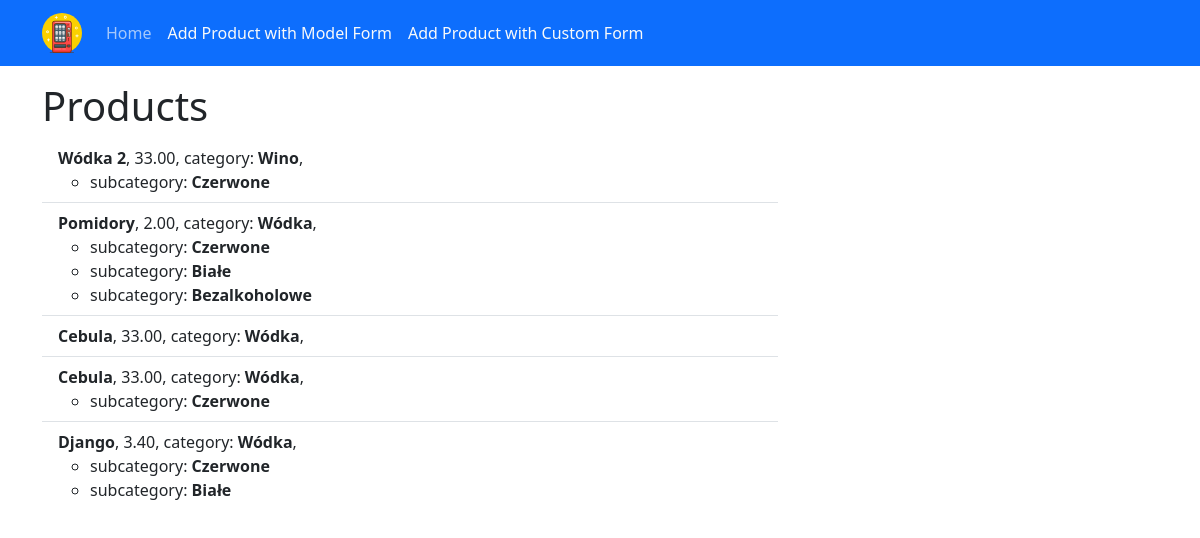
The page / on the database its author committed.
### products/models.py (models this page shows, shortened)
class Product(models.Model):
    name = models.CharField(max_length=50)
    prize = models.DecimalField(decimal_places=2, max_digits=9)
    description = models.TextField()
    category = models.ForeignKey('Category', on_delete=models.CASCADE, related_name='products')
    subcategory = models.ManyToManyField('SubCategory', related_name='products')

class Category(models.Model):
    name = models.CharField(max_length=20)
    def __str__(self):
        return self.name
    class Meta:
        verbose_name_plural = 'Categories'

class SubCategory(models.Model):
    name = models.CharField(max_length=20)
    def __str__(self):
        return self.name
    class Meta:
        verbose_name_plural = 'Subcategories'

### products/views.py (the view)
# urls.py: path('', views.HomeView.as_view(), name='home'),
class HomeView(generic.ListView):
    queryset = models.Product.objects.all()
    template_name = 'products/home.html'
    context_object_name = 'products'

### products/templates/products/home.html
{% extends 'base.html' %}
{% block container %}
    <h1>Products</h1>
    <ul class="list-group list-group-flush">
        {% for product in products %}
            <li class="list-group-item"><b>{{ product.name }}</b>, {{ product.prize }}, category: <b>{{ product.category }}</b>,
                <ul>
                    {% for subcategory in product.subcategory.all %}
                        <li>subcategory: <b>{{ subcategory }}</b></li>
                    {% endfor %}
                </ul>
            </li>
        {% empty %}
            <p>No products found!</p>
        {% endfor %}
    </ul>
{% endblock %}

### templates/base.html (shortened to what this page needs)
{% load static %}
<!doctype html>
<html lang="en">
<head>
    <link rel="stylesheet" href="{% static 'css/bootstrap.min.css' %}">
    <link rel="stylesheet" href="{% static 'css/main.css' %}">
</head>
<body>
{% include 'partials/_nav.html' %}
<div class="container mt-3">
    <div class="row">
        <div class="col-12 col-md-8">
            {% block container %}
            {% endblock %}
        </div>
        <aside class="col-12 col-md-4">
        </aside>
    </div>
</div>
</body>
</html>

### templates/partials/_nav.html (shortened to what this page needs)
{% load static %}
<nav class="navbar navbar-expand-md bg-primary" data-bs-theme="dark">
    <div class="container">
        <a class="navbar-brand" href="#">
            <img src="{% static 'images/logo.svg' %}" class="logo" alt="">
        </a>
        <div class="collapse navbar-collapse" id="navbarSupportedContent">
            <ul class="navbar-nav me-auto mb-2 mb-lg-0">
                <li class="nav-item">
                    <a class="nav-link" href="{% url 'products:home' %}">Home</a>
                </li>
                <li class="nav-item">
                    <a class="nav-link active" aria-current="page" href="{% url 'products:product_create' %}">Add
                        Product with Model Form</a>
                </li>
                <li class="nav-item">
                   <a class="nav-link active" aria-current="page" href="{% url 'products:product_create_custom_form' %}">Add
                        Product with Custom Form</a>
                </li>
            </ul>
        </div>
    </div>
</nav>

### static/css/main.css (style rules this page uses)
.logo { width: 40px; height: 40px; }

### rows shown on the page
Product: name "Wódka 2", prize "33.00", category "Wino"
SubCategory: name "Czerwone"
Product: name "Pomidory", prize "2.00", category "Wódka"
SubCategory: name "Białe"
SubCategory: name "Bezalkoholowe"
Product: name "Cebula", prize "33.00", category "Wódka"
Product: name "Cebula", prize "33.00", category "Wódka"
Product: name "Django", prize "3.40", category "Wódka"
